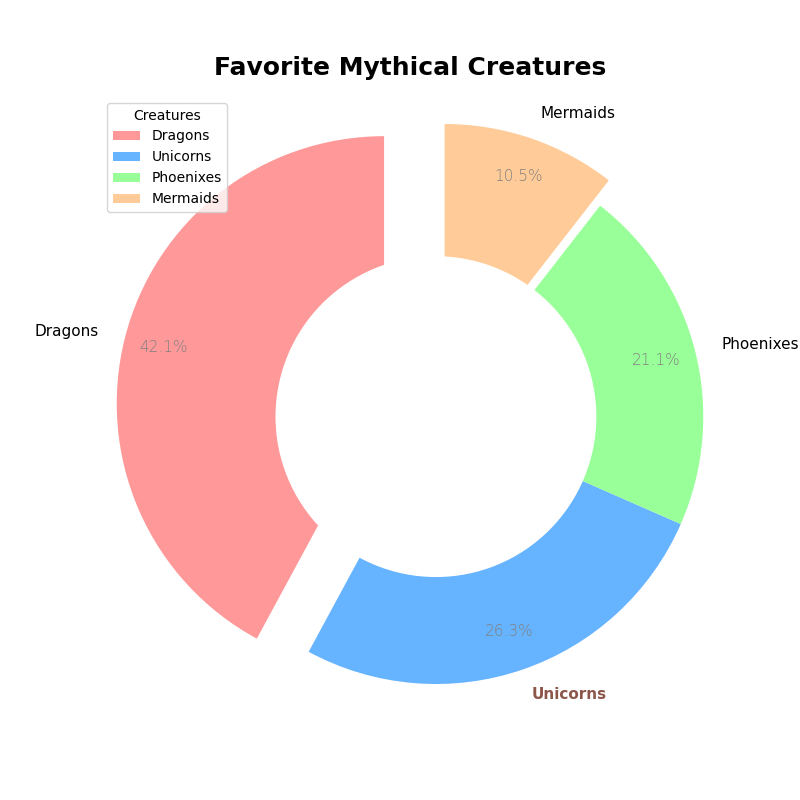

Here is the Python script that generated this plot:
import matplotlib.pyplot as plt
import numpy as np

# Data for the survey
creatures = ['Dragons', 'Unicorns', 'Phoenixes', 'Mermaids']
popularity = [40, 25, 20, 10]

fig, ax = plt.subplots(figsize=(8, 8))
colors = ['#ff9999', '#66b3ff', '#99ff99', '#ffcc99']
wedges, texts, autotexts = ax.pie(popularity, colors=colors, labels=creatures, autopct='%1.1f%%', 
                                  startangle=90, pctdistance=0.85, explode=[0.2, 0, 0, 0.1])

# Annotation styling
for i, (pct, txt) in enumerate(zip(autotexts, texts)):
    txt.set_fontsize(11)
    if creatures[i] == 'Unicorns':
        txt.set_fontweight('bold')
        txt.set_color('#8c564b')
    pct.set_fontsize(11)
    pct.set_color('navy')

plt.title("Favorite Mythical Creatures", fontsize=18, fontweight='heavy', pad=15)
plt.setp(autotexts, size=11, weight="light", color="grey")

# Create a 'donut' appearance
centre_circle = plt.Circle((0,0), 0.60, fc='white')
fig.gca().add_artist(centre_circle)

ax.axis('equal')  

# Legend inside the chart area
ax.legend(wedges, creatures, title="Creatures", loc='upper left')

plt.show()
